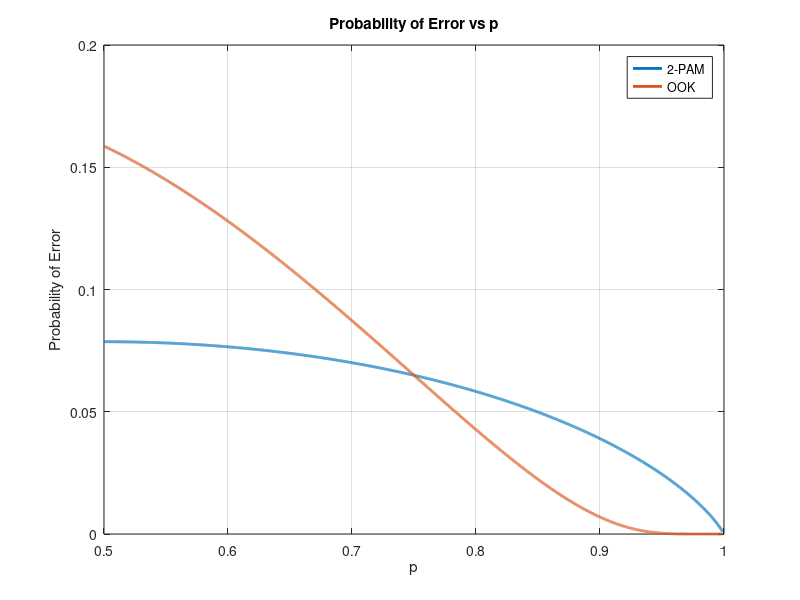

The MATLAB script that drew this image:
clear all; close all; clc;

sigma = 1;
A = sqrt(2);

% Q-function
Q = @(x) 0.5*erfc(x/sqrt(2));

% 1. Create p array (avoid exactly 1 to prevent log(0))
p_vals = linspace(0.5, 0.999, 10000);
B_vals = zeros(size(p_vals));
Pe_PAM = zeros(size(p_vals));
Pe_OOK = zeros(size(p_vals));

% 2. Loop through p values
for k = 1:length(p_vals)
    p = p_vals(k);
    
    B = sqrt(1 / (2*(1 - p)));
    B_vals(k) = B;
    
    gamma = (sigma^2/(2*A)) * log(p/(1-p));
    Pe = p     * Q((gamma + A)/sigma) + ...
         (1-p) * Q((A - gamma)/sigma);
    Pe_PAM(k) = Pe;    

    gamma_OOK = B + (sigma^2/(2*B)) * log(p/(1-p));
    
    Pe_o = p * Q(gamma_OOK/sigma) + ...
           (1-p) * Q((2*B - gamma_OOK)/sigma);
    Pe_OOK(k) = Pe_o;
end

% 3. Graph probability of error
figure;
plot(p_vals, Pe_PAM, 'LineWidth', 2);
hold on;
plot(p_vals, Pe_OOK, 'LineWidth', 2);
grid on;
xlabel('p');
ylabel('Probability of Error');
title('Probability of Error vs p');

legend('2-PAM','OOK');

% 4. Find intersection
diffVals = Pe_PAM - Pe_OOK;
intersectionIndex = find(diffVals(1:end-1).*diffVals(2:end) < 0, 1);
p_intersection = p_vals(intersectionIndex)
